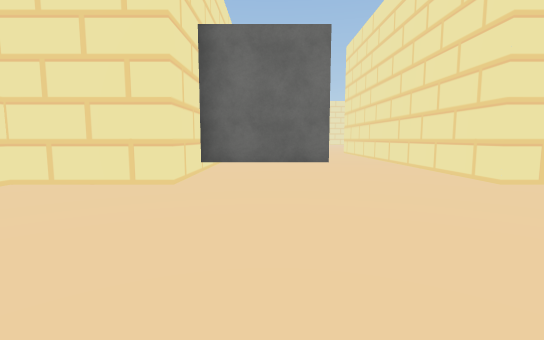
View 1 (above)

20 first-person views from a walk through a scene from a Unity 3-D project. The camera is 1.4 m above the floor, tilts 6° down and sees 85° across. The floor is counted in squares, 2 m on a side. Each view is taken from the middle of a square. On the plan, view 1 faces up. The plan holds only what a view shows up to about 10 squares ahead; the rest is blank. The place goes on beyond the plan. The player character is not drawn. Some surface patterns are stand-ins.

View 2
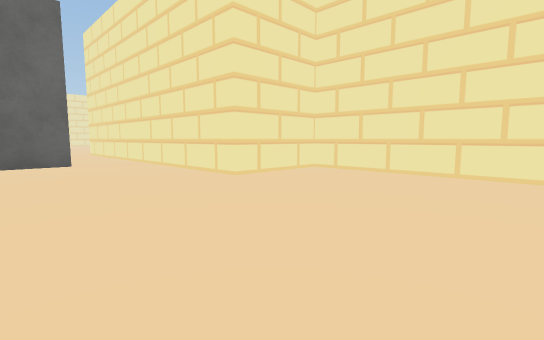

View 3
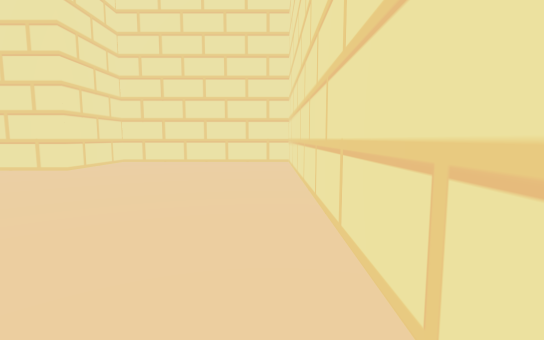

View 4
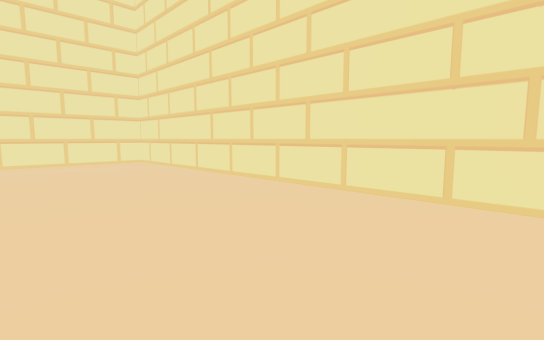

View 5
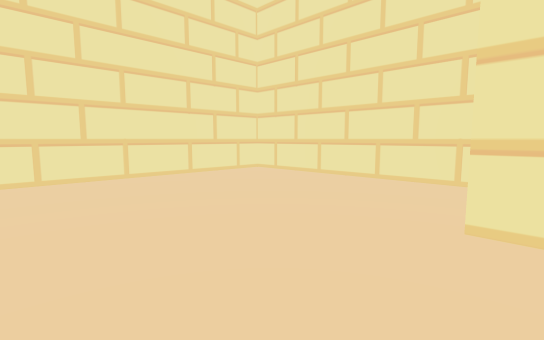

View 6
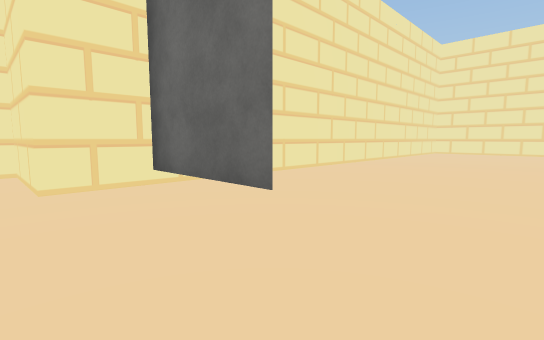

View 7
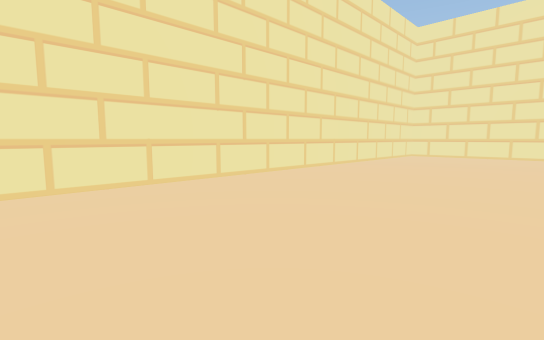

View 8
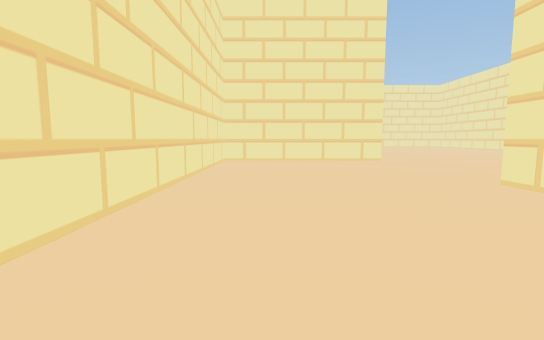

View 9
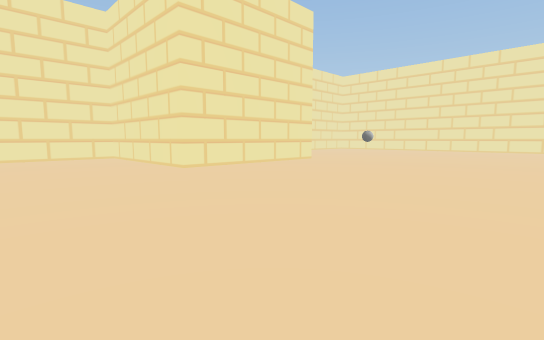

View 10
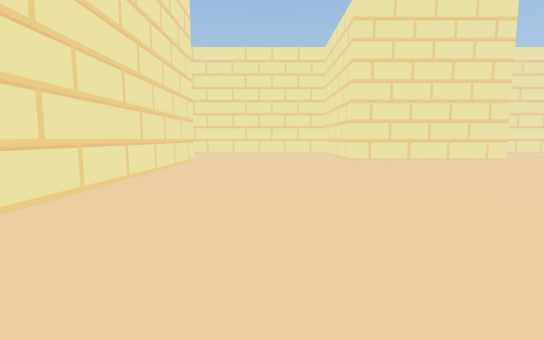

View 11
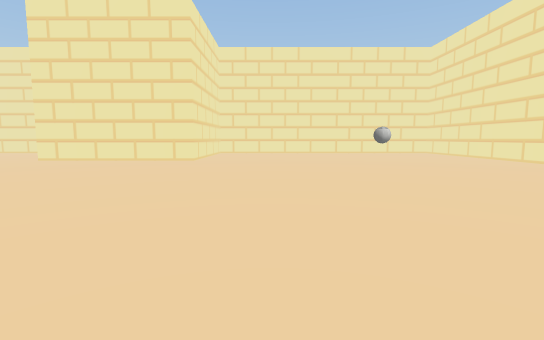

View 12
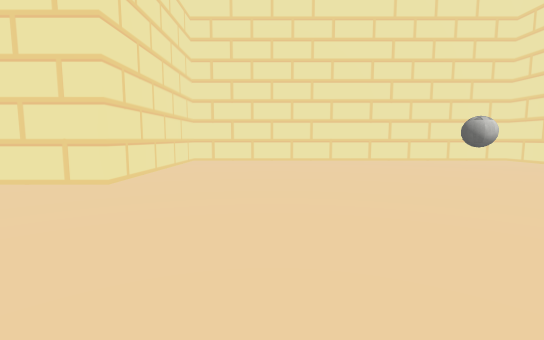

View 13
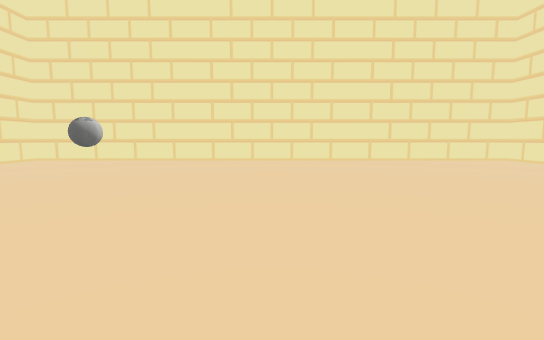

View 14
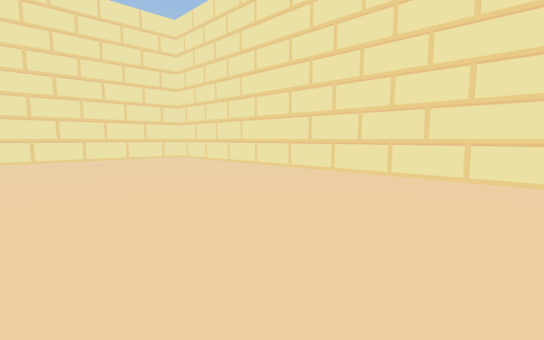

View 15
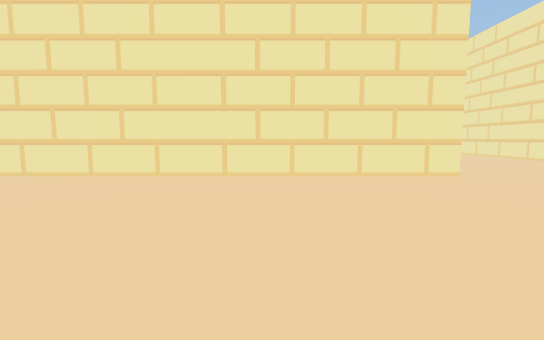

View 16
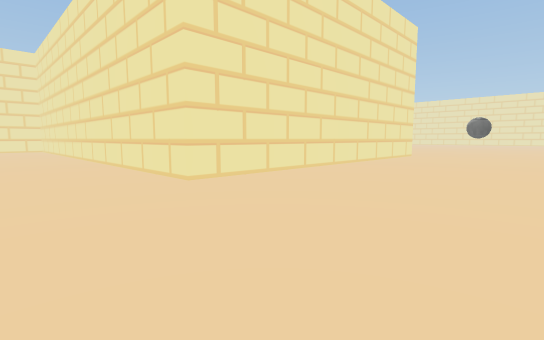

View 17
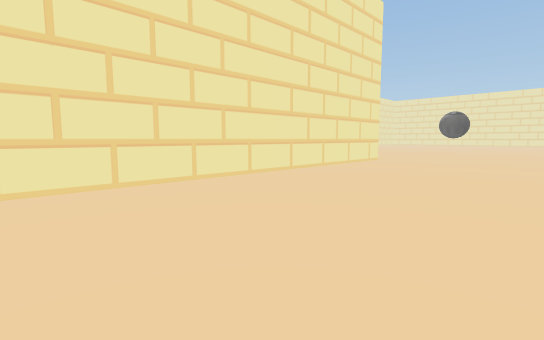

View 18
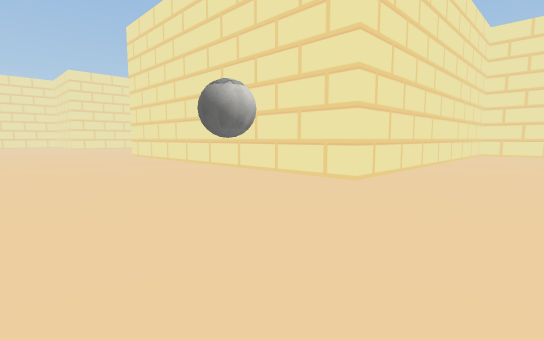

View 19
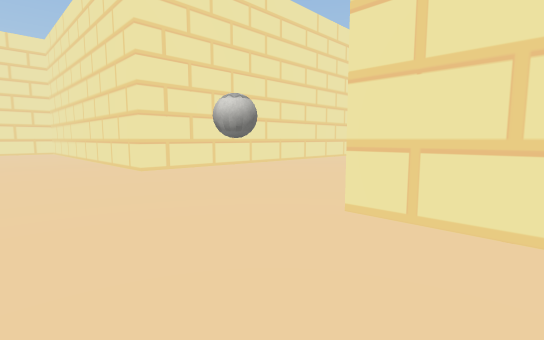

View 20
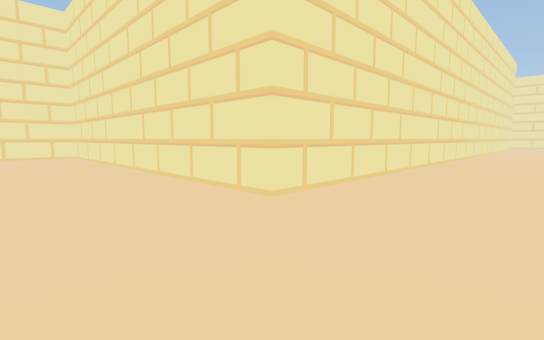

### Floor plan
Key: @ floor where view 1 was taken; # wall or solid block; . floor; T thing the floor can be seen under or through.
Columns run from 4 left of view 1 to 26 right of it. Each row starts with its distance up from view 1.
 35   #################
 34   #...............#
 33   #...............#
 32   #...............#
 31   #...............#
 30   #...............#
 29   #...............#
 28   #...............#
 27   #...............#        #..
 26   #...............#        #..
 25   #...............#        #...
 24   ######..........#        #...
 23        #..........#        #...
 22        #..........#        #...
 21        #..........#        #...
 20   ######..........##########...
 19   #............................
 18   #............................
 17   #............................
 16   #............................
 15   #............................
 14   #.....#######   ##########...
 13   #.....                   #...
 12   #.....                   #...
 11   #.....#                  #...
 10   #.....#                  #...
  9   #.....#                  #...
  8   #.....#                  #...
  7   #.....#                  #...
  6   #TTT..#                  #..
  5 ###.....###                #..
  4 #.........#                ###
  3 #.........#
  2 #.........#
  1 #.........#
  0 #...@.....#
 -1 ###########

Positions as (right, up) in squares from view 1, and headings:
1: (0, 0), facing up
2: (0, 0), facing up-right
3: (-3, 0), facing right
4: (-3, 3), facing down-right
5: (1, 5), facing down-left
6: (3, 4), facing up-left
7: (3, 7), facing up-left
8: (0, 10), facing up
9: (10, 16), facing up-left
10: (13, 17), facing left
11: (13, 27), facing left
12: (8, 27), facing left
13: (6, 25), facing up
14: (8, 24), facing up-right
15: (8, 23), facing right
16: (11, 15), facing up-right
17: (14, 15), facing up-right
18: (26, 15), facing up-left
19: (26, 21), facing down-left
20: (26, 17), facing down-left
